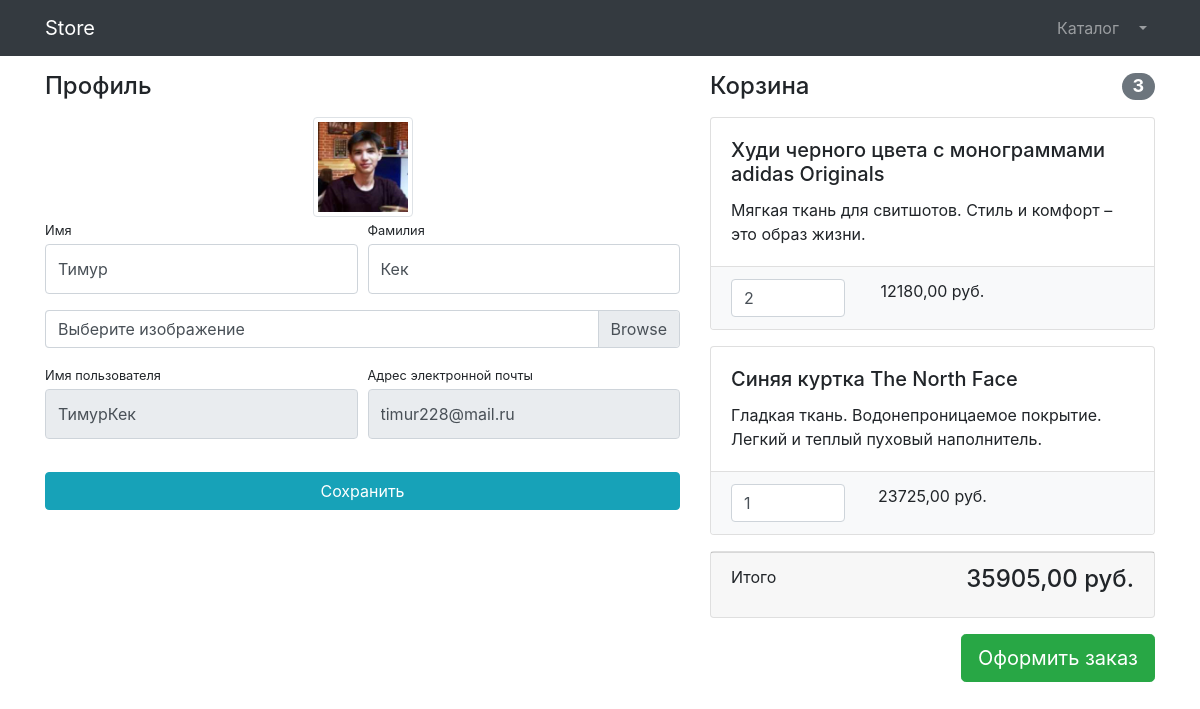
The app's page /users/profile/ (signed in) with its own data.
### users/models.py (models this page shows)
class User(AbstractUser):
    image = models.ImageField(upload_to='users_images', null=True, blank=True)

### products/models.py (models this page shows, shortened)
class Basket(models.Model):
    user = models.ForeignKey(to = User, on_delete=models.CASCADE)
    product = models.ForeignKey(to = Product, on_delete=models.CASCADE)
    quantity = models.PositiveSmallIntegerField(default=0)
    created_timestamp = models.DateTimeField(auto_now_add=True)
    objects = BasketQuerySet.as_manager()
    def sum(self):
        return self.product.price * self.quantity

class Product(models.Model):
    name = models.CharField(max_length=256)
    description = models.TextField()
    price = models.DecimalField(max_digits=8, decimal_places=2)
    quantity = models.PositiveIntegerField(default=0)
    image = models.ImageField(upload_to='products_images')
    category = models.ForeignKey(to=ProductCategory, on_delete=models.CASCADE)
    class Meta:
        verbose_name = 'product'
        verbose_name_plural = 'products'

### users/views.py (the view)
# urls.py: path('profile/', profile, name='profile'),
@login_required
def profile(request):
    if request.method == 'POST':
        form = UserProfileForm(instance= request.user, data = request.POST, files=request.FILES)
        if form.is_valid():
            user = form.save(commit=False)
            if 'image' in request.FILES:  # Проверяем, есть ли файл
                user.image = request.FILES['image']  # Принудительно добавляем
            user.save()
            return HttpResponseRedirect(reverse('users:profile'))
        else:
            print(form.errors)
    else:
        form = UserProfileForm(instance=request.user)
    context = {
        'title': 'Store - Профиль',
        'form': form,
        'baskets': Basket.objects.filter(user = request.user)
        }
    return render(request, 'users/profile.html', context)

### users/forms.py
class UserProfileForm(UserChangeForm):
    first_name = forms.CharField(widget=forms.TextInput(attrs={
    'class': 'form-control py-4'
    }))
    last_name = forms.CharField(widget=forms.TextInput(attrs={
    'class': 'form-control py-4'
    }))
    image = forms.ImageField(
    widget=forms.FileInput(attrs={'class': 'custom-file-label'}),
    required=False
    )
    username = forms.CharField(widget=forms.TextInput(attrs={
    'class': 'form-control py-4',
    'readonly': True
    }))
    email = forms.EmailField(widget=forms.TextInput(attrs={
    'class': 'form-control py-4',
    'readonly': True
    }))
    class Meta:
        model = User
        fields = ('first_name', 'last_name', 'username', 'email')

### products/models.py (called while the page is built)
    def total_sum(self):
        return sum(basket.sum() for basket in self)

    def total_quantity(self):
        return sum(basket.quantity for basket in self)

### users/templates/users/profile.html (shortened to what this page needs)
{% extends "products/base.html" %}
{% load static %}
{% block css %}
    <link href="{% static 'vendor/css/profile.css' %}" rel="stylesheet"/>
{% endblock %}
{% block content %}
    <div class="container">
    <div class="row">
        <div class="col-lg-7">
            <h4 class="mt-3 mb-3">Профиль</h4>
            <div class="col-lg-12 text-center">
                <img width="100" height="100"
                     src="{% if user.image %}{{ user.image.url }}{% else %}{% static 'vendor/img/users/default_avatar.jpg' %}{% endif %}"
                     class="img-thumbnail">
            </div>
            <form action="{% url 'users:profile' %}" method="post" enctype="multipart/form-data">
                <div class="form-row">
                    <div class="col-lg-6">
                        <div class="form-group">
                            <label class="small mb-1" for="{{ form.first_name.id_for_label }}">Имя</label>
                            {{ form.first_name }}
                        </div>
                    </div>
                    <div class="col-lg-6">
                        <div class="form-group">
                            <label class="small mb-1" for="{{ form.last_name.id_for_label }}">Фамилия</label>
                            {{ form.last_name }}
                        </div>
                    </div>
                </div>
                <div class="form-row mb-2">
                    <div class="col-lg-12">
                        <div class="custom-file">
                            <label class="custom-file-label" for="{{ form.image.id_for_label}}">Выберите изображение</label>
                        </div>
                    </div>
                </div>
                <div class="form-row">
                    <div class="col-lg-6">
                        <label class="small mb-1" for="{{ form.username.id_for_label }}">Имя пользователя</label>
                        {{ form.username }}
                    </div>
                    <div class="col-lg-6">
                        <label class="small mb-1" for="{{ form.email.id_for_label }}">Адрес электронной
                            почты</label>
                        {{ form.email }}
                    </div>
                </div>
                <div class="form-row">
                    <div class="col-lg-12" style="margin-top: 33px;">
                        <input class="btn btn-info btn-block" type="submit" value="Сохранить">
                    </div>
                </div>
            </form>
        </div>
        <div class="col-lg-5">
            {% include 'products/baskets.html' %}
        </div>
    </div>
</div>
{% endblock%}

### products/templates/products/baskets.html (shortened to what this page needs)
{% if baskets %}
<h4 class="mt-3 mb-3 d-flex justify-content-between align-items-center mb-3">
    Корзина <span class="badge badge-secondary badge-pill">{{ baskets.total_quantity }}</span>
</h4>
{% for basket in baskets %}
<div class="card mb-3">
    <div class="card-body">
        <h5 class="card-title">{{ basket.product.name }}</h5>
        <p class="card-text">{{ basket.product.description }}</p>
    </div>
    <ul class="list-group list-group-flush">
        <li class="list-group-item bg-light">
            <div class="row text-center">
                <div class="col-lg-4">
                    <input name="basketID" type="number" class="form-control"
                           value="{{ basket.quantity }}" min="0">
                </div>
                <div class="col-lg-4">{{ basket.sum }} руб.</div>
                <div class="col-lg-4">
                </div>
            </div>
        </li>
    </ul>
</div>
{% endfor %}
<div class="card mb-3">
    <div class="card-footer">
        <p class="float-left">Итого</p>
        <h4 class="float-right">{{ baskets.total_sum }} руб.</h4>
    </div>
</div>
<a class="btn btn-success btn-lg float-right" href="../orders/order-create.html">
    Оформить заказ
</a>
{% else %}
<h4 class="mt-3 mb-3 text-center">
    Корзина пуста
</h4>
{% endif %}

### records on screen
User: image (picture), first_name "Тимур", last_name "Кек", username "ТимурКек", email "timur228@mail.ru"
Basket: total_quantity "3", product.name "Худи черного цвета с монограммами adidas Originals", product.description "Мягкая ткань для свитшотов. Стиль и комфорт – это образ жизни.", basketID "2", sum "12180,00", total_sum "35905,00"
Basket: product.name "Синяя куртка The North Face", product.description "Гладкая ткань. Водонепроницаемое покрытие. Легкий и теплый пуховый наполнитель.", basketID "1", sum "23725,00"
